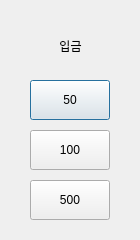
<?xml version="1.0" encoding="UTF-8"?>
<ui version="4.0">
 <class>Dialog</class>
 <widget class="QDialog" name="Dialog">
  <property name="geometry">
   <rect>
    <x>0</x>
    <y>0</y>
    <width>140</width>
    <height>240</height>
   </rect>
  </property>
  <property name="windowTitle">
   <string>Dialog</string>
  </property>
  <widget class="QPushButton" name="pushButton_50">
   <property name="geometry">
    <rect>
     <x>30</x>
     <y>80</y>
     <width>80</width>
     <height>40</height>
    </rect>
   </property>
   <property name="styleSheet">
    <string notr="true">font:10pt, 'bold'</string>
   </property>
   <property name="text">
    <string>50</string>
   </property>
  </widget>
  <widget class="QPushButton" name="pushButton_100">
   <property name="geometry">
    <rect>
     <x>30</x>
     <y>130</y>
     <width>80</width>
     <height>40</height>
    </rect>
   </property>
   <property name="styleSheet">
    <string notr="true">font:10pt, 'bold'</string>
   </property>
   <property name="text">
    <string>100</string>
   </property>
  </widget>
  <widget class="QPushButton" name="pushButton_500">
   <property name="geometry">
    <rect>
     <x>30</x>
     <y>180</y>
     <width>80</width>
     <height>40</height>
    </rect>
   </property>
   <property name="styleSheet">
    <string notr="true">font:10pt, 'bold'</string>
   </property>
   <property name="text">
    <string>500</string>
   </property>
  </widget>
  <widget class="QLabel" name="label">
   <property name="geometry">
    <rect>
     <x>40</x>
     <y>30</y>
     <width>61</width>
     <height>31</height>
    </rect>
   </property>
   <property name="sizePolicy">
    <sizepolicy hsizetype="Maximum" vsizetype="Maximum">
     <horstretch>0</horstretch>
     <verstretch>0</verstretch>
    </sizepolicy>
   </property>
   <property name="styleSheet">
    <string notr="true">font: 15pt, 'bold'</string>
   </property>
   <property name="text">
    <string>입금</string>
   </property>
   <property name="alignment">
    <set>Qt::AlignCenter</set>
   </property>
  </widget>
 </widget>
 <resources/>
 <connections/>
</ui>
